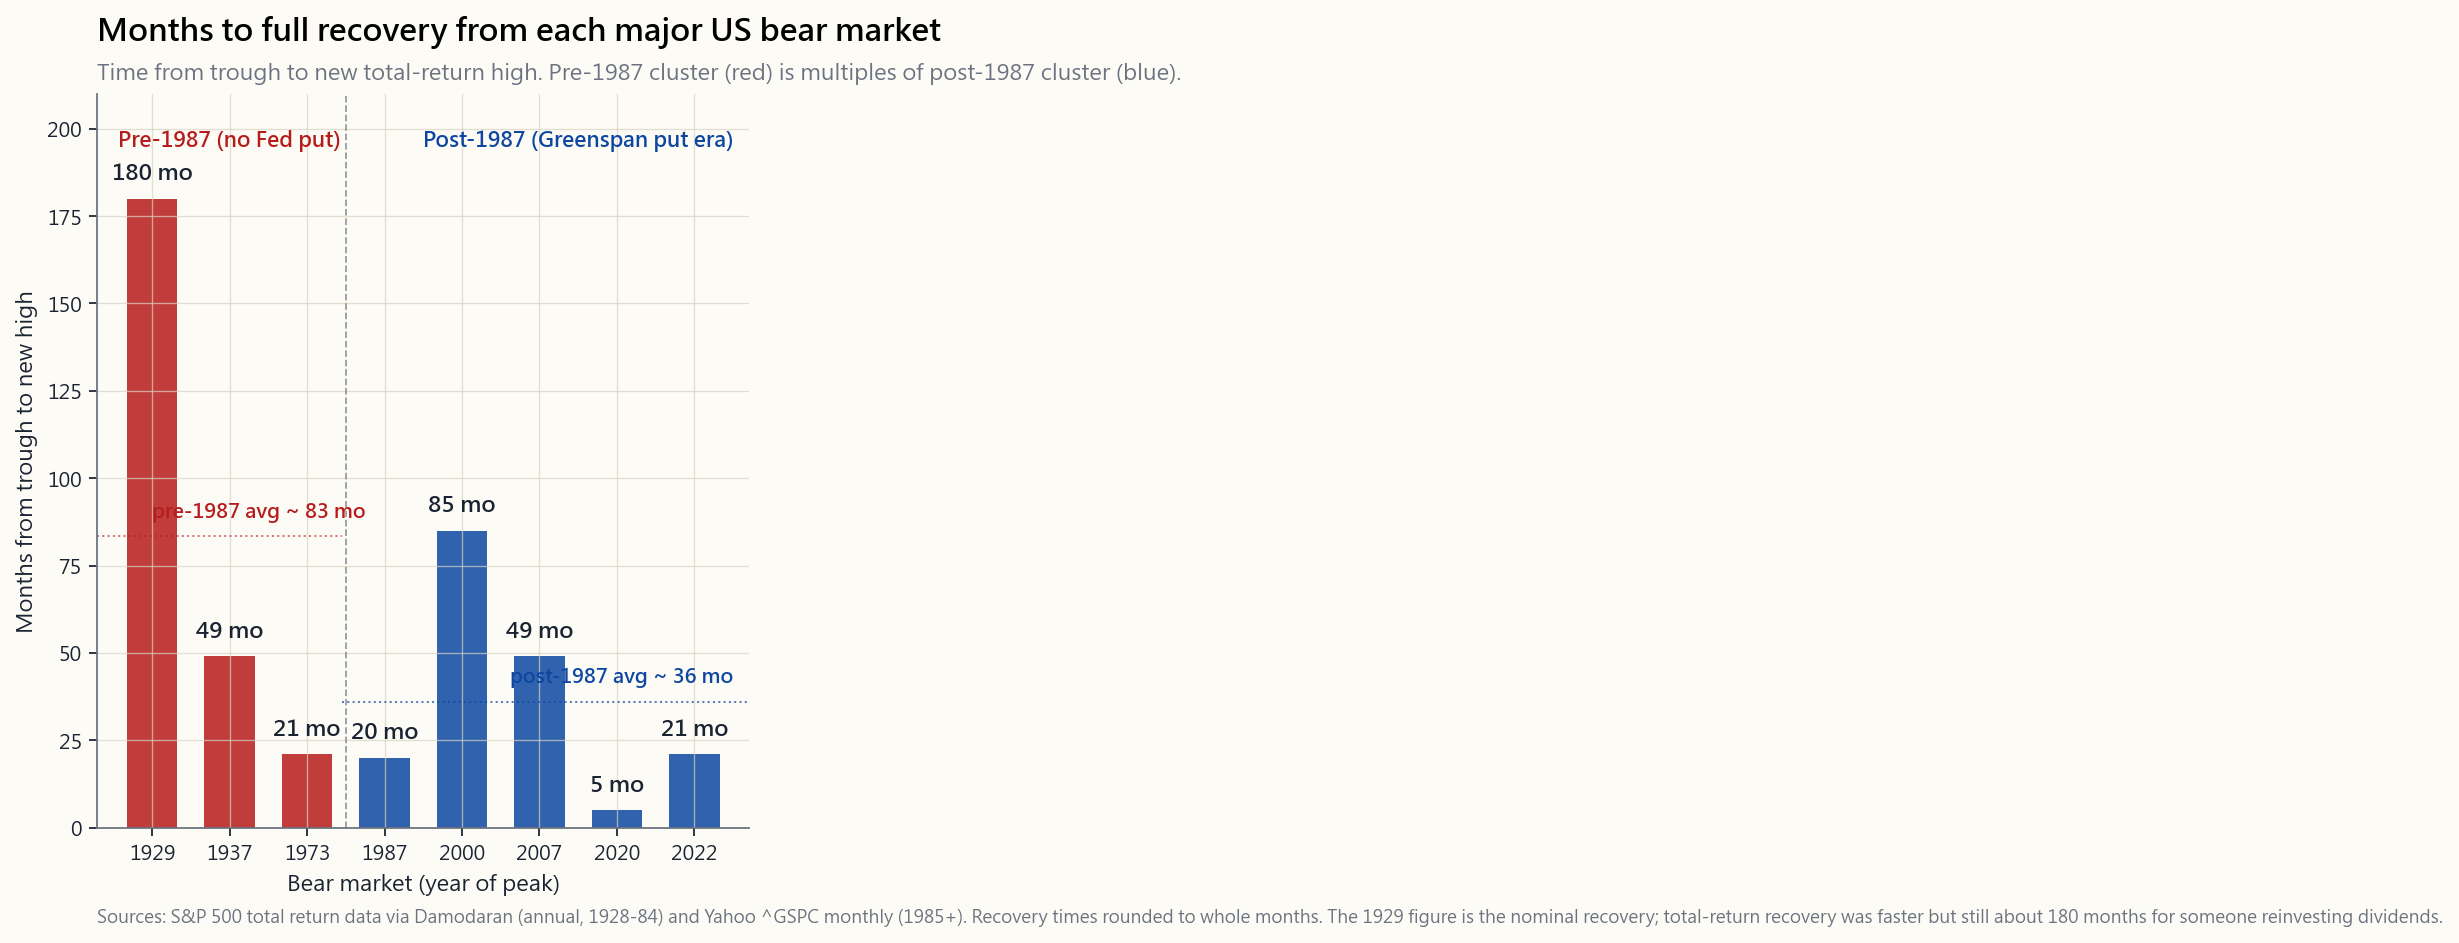

The Python source for this figure:
"""Side 16, sec 2.2 -- months to recovery from each major US bear market.

Curated bar chart. Recovery time = months from bear-market trough to
the point at which the S&P 500 retook its prior all-time high on a
total-return basis. 1929 dwarfs everything else; 2020 is barely visible.
Pre-1987 vs post-1987 cluster shading shows the regime shift.

Run:
    uv run python course/image/side16_recovery_times.py
"""

from __future__ import annotations
import sys
from pathlib import Path

import matplotlib.pyplot as plt
import numpy as np

sys.path.insert(0, str(Path(__file__).resolve().parents[1]))
from scripts.chart_helpers import (  # noqa: E402
    PALETTE_LIGHT, render_for_all_locales, style_axes, apply_cjk_font,
)

apply_cjk_font()
OUT_DIR = Path(__file__).parent
BASE = "side16_recovery_times"

BEARS = [
    ("1929",   180),
    ("1937",    49),
    ("1973",    21),
    ("1987",    20),
    ("2000",    85),
    ("2007",    49),
    ("2020",     5),
    ("2022",    21),
]
PRE_1987_COUNT = 3  # first 3 bars are pre-1987

LANG_STRINGS = {
    "en": {
        "title":    "Months to full recovery from each major US bear market",
        "subtitle": "Time from trough to new total-return high. Pre-1987 cluster (red) is multiples of post-1987 cluster (blue).",
        "xlabel":   "Bear market (year of peak)",
        "ylabel":   "Months from trough to new high",
        "pre":      "Pre-1987 (no Fed put)",
        "post":     "Post-1987 (Greenspan put era)",
        "footer":   "Sources: S&P 500 total return data via Damodaran (annual, 1928-84) and Yahoo ^GSPC monthly (1985+). Recovery times rounded to whole months. The 1929 figure is the nominal recovery; total-return recovery was faster but still about 180 months for someone reinvesting dividends.",
    },
    "hk": {
        "title":    "美國各大熊市完全復原所需月數",
        "subtitle": "由谷底回到總回報新高的時間。1987 前(紅色)為 1987 後(藍色)的數倍。",
        "xlabel":   "熊市(高位年份)",
        "ylabel":   "由谷底至新高(月)",
        "pre":      "1987 年前(無 Fed put)",
        "post":     "1987 年後(Greenspan put 時代)",
        "footer":   "資料:標普 500 總回報 — Damodaran 年度 1928-84、Yahoo ^GSPC 月度 1985 起。復原月數取整。1929 為名義復原;總回報復原較快,但連同股息再投資仍約 180 個月。",
    },
    "tw": {
        "title":    "美國各大空頭市場完全恢復所需月數",
        "subtitle": "由谷底回到總報酬新高的時間。1987 前(紅色)為 1987 後(藍色)的倍數。",
        "xlabel":   "空頭(高點年份)",
        "ylabel":   "由谷底至新高(月)",
        "pre":      "1987 年前(無 Fed put)",
        "post":     "1987 年後(Greenspan put 時代)",
        "footer":   "資料:標普 500 總報酬 — Damodaran 年度 1928-84、Yahoo ^GSPC 月度 1985 起。恢復月數取整。1929 為名義恢復;總報酬恢復較快,但連同股息再投資仍約 180 個月。",
    },
    "cn": {
        "title":    "美国各大熊市完全恢复所需月数",
        "subtitle": "由谷底回到总回报新高的时间。1987 年前(红色)为 1987 年后(蓝色)的倍数。",
        "xlabel":   "熊市(高点年份)",
        "ylabel":   "由谷底至新高(月)",
        "pre":      "1987 年前(无 Fed put)",
        "post":     "1987 年后(Greenspan put 时代)",
        "footer":   "数据:标普 500 总回报 — Damodaran 年度 1928-84、Yahoo ^GSPC 月度 1985 起。恢复月数取整。1929 为名义恢复;总回报恢复更快,但含股息再投资仍约 180 个月。",
    },
}


def build_fig(s):
    s = {k: (v.replace("$", r"\$") if isinstance(v, str) else v) for k, v in s.items()}
    p = PALETTE_LIGHT

    fig, ax = plt.subplots(figsize=(11.0, 6.0), dpi=150)
    style_axes(ax, p)

    labels = [b[0] for b in BEARS]
    values = [b[1] for b in BEARS]
    colors = [p["red"] if i < PRE_1987_COUNT else p["blue"] for i in range(len(BEARS))]

    xpos = np.arange(len(BEARS))
    bars = ax.bar(xpos, values, color=colors, alpha=0.85, edgecolor="none", width=0.65)

    # Value labels on top of each bar.
    for x, v in zip(xpos, values):
        ax.text(x, v + 4, f"{v} mo", ha="center", va="bottom",
                fontsize=10, fontweight="bold", color=p["fg"])

    # Regime divider.
    ax.axvline(PRE_1987_COUNT - 0.5, color=p["muted"], linewidth=0.8,
               linestyle="--", alpha=0.7)

    # Modern average reference line (post-1987 mean).
    post_mean = float(np.mean([v for i, v in enumerate(values) if i >= PRE_1987_COUNT]))
    ax.axhline(post_mean, color=p["blue"], linewidth=0.9, linestyle=":",
               alpha=0.7, xmin=(PRE_1987_COUNT) / len(BEARS), xmax=1.0)
    ax.text(len(BEARS) - 0.5, post_mean + 4,
            f"post-1987 avg ~ {post_mean:.0f} mo",
            ha="right", va="bottom", fontsize=9, color=p["blue"],
            fontweight="bold")

    # Pre-1987 mean reference.
    pre_mean = float(np.mean([v for i, v in enumerate(values) if i < PRE_1987_COUNT]))
    ax.axhline(pre_mean, color=p["red"], linewidth=0.9, linestyle=":",
               alpha=0.6, xmin=0.0, xmax=PRE_1987_COUNT / len(BEARS))
    ax.text(0, pre_mean + 4, f"pre-1987 avg ~ {pre_mean:.0f} mo",
            ha="left", va="bottom", fontsize=9, color=p["red"],
            fontweight="bold")

    # Cluster labels.
    ax.text(1.0, 195, s["pre"], ha="center", fontsize=9.5,
            color=p["red"], fontweight="bold")
    ax.text(5.5, 195, s["post"], ha="center", fontsize=9.5,
            color=p["blue"], fontweight="bold")

    ax.set_xticks(xpos)
    ax.set_xticklabels(labels)
    ax.set_xlabel(s["xlabel"])
    ax.set_ylabel(s["ylabel"])
    ax.set_ylim(0, 210)
    ax.set_title(s["title"], pad=24, fontsize=14, fontweight="bold", loc="left")
    ax.text(0, 1.02, s["subtitle"], transform=ax.transAxes,
            fontsize=10, color=p["muted"])
    ax.text(0, -0.13, s["footer"], transform=ax.transAxes,
            fontsize=8, color=p["muted"])

    fig.tight_layout()
    return fig


if __name__ == "__main__":
    paths = render_for_all_locales(BASE, OUT_DIR, build_fig, LANG_STRINGS)
    for pth in paths:
        print(f"wrote {pth}")
